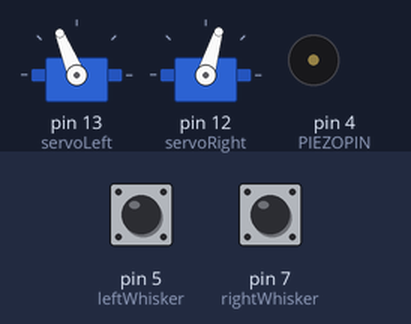
Simulated run of this sketch. Board: Arduino Uno, built with avr-gcc and run on an emulated ATmega328P. Parts: 2 × servo, buzzer (waves = sounding). Inputs (shaded band) come from the test bench; at power-on: pin 5 (leftWhisker) HIGH, pin 7 (rightWhisker) HIGH.

Above: at 4.3 s.
4.4 s: pin 5 (leftWhisker) pulled LOW for 0.15 s
At 5.9 s:
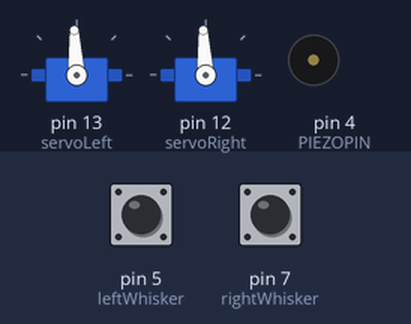
6.5 s: pin 7 (rightWhisker) pulled LOW for 3.2 s
At 7.0 s:
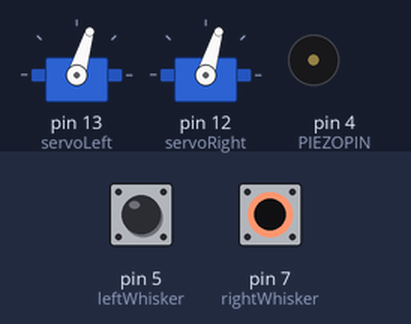
11.2 s: pin 5 (leftWhisker) pulled LOW for 3.2 s
At 15.1 s:
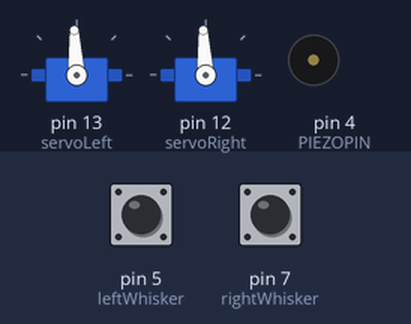
Timing chart, 0 to 16.6 s (numbered marks = the images above; inputs shaded):
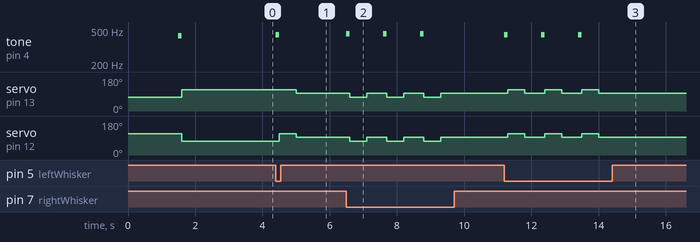

The sketch:

Zoey-Here_Kitty_Kitty.ino
```cpp
#include <Servo.h>                           // Include servo library

int PIEZOPIN = 4;

Servo servoRight;
Servo servoLeft;

int leftWhisker = 5;
int rightWhisker = 7;

int note_A4 = 440;
int note_As4 = 466; int note_Bb4 = note_As4;
int note_B4 = 494;
int note_C5 = 523;
int note_Cs5 = 554; int note_Db5 = note_Cs5;
int note_D5 = 587;
int note_Ds5 = 622; int note_Eb5 = note_Ds5;
int note_E5 = 659;
int note_F5 = 698;
int note_Fs5 = 740; int note_Gb5 = note_Fs5;
int note_G5 = 784;
int note_Gs5 = 830; int note_Ab5 = note_Gs5;


void moveKittyf(){
  // Your Code Here
  servoLeft.writeMicroseconds(1300);
  servoRight.writeMicroseconds(1700);
  delay(1500);

   tone(4, 430, 100);
   delay(100);
}


void moveKittyb() {
  servoLeft.writeMicroseconds(1700);
  servoRight.writeMicroseconds(1300);
  delay(1500);
}

void stopKitty() {
  int leftWhiskerV = digitalRead(leftWhisker);
  int rightWhiskerV = digitalRead(rightWhisker);
  if(leftWhiskerV == 0) {
   tone(4, 440, 100);
   delay(100);
  servoLeft.writeMicroseconds(1700);
  servoRight.writeMicroseconds(1700);
  delay(1500);
} else if(rightWhiskerV == 0) {
   tone(4, 450, 100);
   delay(100);
  servoLeft.writeMicroseconds(1300);
  servoRight.writeMicroseconds(1300);
  delay(1500);
} else if(leftWhiskerV == 0 && rightWhiskerV == 0){
   tone(4, 460, 100);
   delay(100);
  delay(1500);
}
}

void setup() {
pinMode(leftWhisker, INPUT);
pinMode(rightWhisker, INPUT);
servoLeft.attach(13);
servoRight.attach(12);
moveKittyf();
moveKittyb();
stopKitty();


}

void loop() {
 int leftWhiskerV = digitalRead(leftWhisker);
  int rightWhiskerV = digitalRead(rightWhisker);
  if(leftWhiskerV == 0) {
   tone(4, 440, 100);
   delay(100);
  servoLeft.writeMicroseconds(1700);
  servoRight.writeMicroseconds(1700);
  delay(500);
  servoLeft.writeMicroseconds(1500);
  servoRight.writeMicroseconds(1500);
  delay(500);
} else if(rightWhiskerV == 0) {
   tone(4, 450, 100);
   delay(100);
  servoLeft.writeMicroseconds(1300);
  servoRight.writeMicroseconds(1300);
  delay(500);
  servoLeft.writeMicroseconds(1500);
  servoRight.writeMicroseconds(1500);
  delay(500);
} else if(leftWhiskerV == 0 && rightWhiskerV == 0){
   tone(4, 460, 100);
   delay(100);
  delay(1500);
}
}
```

Measured:
- after the input at 4.4 s, tone on pin 4 (PIEZOPIN): silent → 440 Hz at once, → silent 0.10 s later; servo on pin 13 (servoLeft): 112° → 93° after 0.60 s; servo on pin 12 (servoRight): 73° → 112° after 0.10 s, → 93° 0.50 s later
- after the input at 6.5 s, tone on pin 4 (PIEZOPIN): alternates 450 Hz for 0.10 s and silent for 1.0 s, 6 changes in all, then stays silent, starting at once; servo on pin 13 (servoLeft), servo on pin 12 (servoRight): alternates 93° for 0.60 s and 73° for 0.50 s, 6 changes in all, then stays 93°, starting after 0.10 s
- after the input at 11.2 s, tone on pin 4 (PIEZOPIN): alternates 440 Hz for 0.10 s and silent for 1.0 s, 6 changes in all, then stays silent, starting at once; servo on pin 13 (servoLeft), servo on pin 12 (servoRight): alternates 112° for 0.50 s and 93° for 0.60 s, 6 changes in all, then stays 93°, starting after 0.10 s
